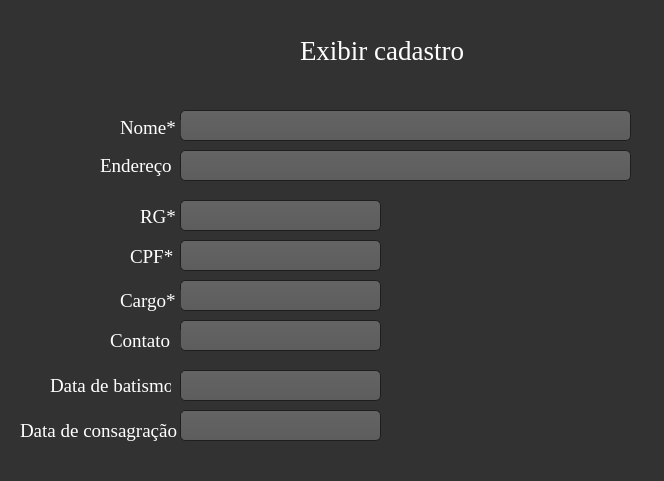
<?xml version="1.0" encoding="UTF-8"?>
<ui version="4.0">
 <class>MainWindow</class>
 <widget class="QMainWindow" name="MainWindow">
  <property name="geometry">
   <rect>
    <x>0</x>
    <y>0</y>
    <width>664</width>
    <height>481</height>
   </rect>
  </property>
  <property name="windowTitle">
   <string>PESQUISAR MEMBRO</string>
  </property>
  <property name="styleSheet">
   <string notr="true"/>
  </property>
  <widget class="QWidget" name="centralwidget">
   <widget class="QWidget" name="janela1" native="true">
    <property name="geometry">
     <rect>
      <x>-1</x>
      <y>-1</y>
      <width>661</width>
      <height>581</height>
     </rect>
    </property>
    <property name="styleSheet">
     <string notr="true">
background-color: rgb(45, 45, 45);</string>
    </property>
    <widget class="QPushButton" name="btn_ok">
     <property name="geometry">
      <rect>
       <x>220</x>
       <y>50</y>
       <width>51</width>
       <height>21</height>
      </rect>
     </property>
     <property name="styleSheet">
      <string notr="true">background-color: rgb(159, 5, 33);
border-radius: 10px;</string>
     </property>
     <property name="text">
      <string>Pesquisa</string>
     </property>
    </widget>
    <widget class="QLineEdit" name="le_cpf">
     <property name="geometry">
      <rect>
       <x>50</x>
       <y>10</y>
       <width>231</width>
       <height>31</height>
      </rect>
     </property>
     <property name="font">
      <font>
       <family>Times New Roman</family>
       <pointsize>14</pointsize>
      </font>
     </property>
     <property name="styleSheet">
      <string notr="true">border-radius: 10px;
background: rgb(255, 255, 255);</string>
     </property>
     <property name="inputMask">
      <string>&gt;999.999.999-99;X</string>
     </property>
    </widget>
    <widget class="QLabel" name="label">
     <property name="geometry">
      <rect>
       <x>20</x>
       <y>10</y>
       <width>31</width>
       <height>31</height>
      </rect>
     </property>
     <property name="font">
      <font>
       <family>Times New Roman</family>
       <pointsize>10</pointsize>
       <weight>75</weight>
       <bold>true</bold>
      </font>
     </property>
     <property name="styleSheet">
      <string notr="true">color: rgb(255, 255, 255);</string>
     </property>
     <property name="text">
      <string>CPF:</string>
     </property>
    </widget>
    <zorder>le_cpf</zorder>
    <zorder>btn_ok</zorder>
    <zorder>label</zorder>
   </widget>
   <widget class="QWidget" name="janela2" native="true">
    <property name="geometry">
     <rect>
      <x>0</x>
      <y>0</y>
      <width>671</width>
      <height>571</height>
     </rect>
    </property>
    <property name="accessibleName">
     <string/>
    </property>
    <property name="styleSheet">
     <string notr="true">  background-color: #323232;</string>
    </property>
    <widget class="QLabel" name="label_3">
     <property name="geometry">
      <rect>
       <x>100</x>
       <y>150</y>
       <width>91</width>
       <height>31</height>
      </rect>
     </property>
     <property name="font">
      <font>
       <family>Times New Roman</family>
       <pointsize>14</pointsize>
      </font>
     </property>
     <property name="styleSheet">
      <string notr="true">color: rgb(255, 255, 255);</string>
     </property>
     <property name="text">
      <string>Endereço</string>
     </property>
    </widget>
    <widget class="QLineEdit" name="le_cargo">
     <property name="geometry">
      <rect>
       <x>180</x>
       <y>280</y>
       <width>201</width>
       <height>31</height>
      </rect>
     </property>
     <property name="styleSheet">
      <string notr="true">   background-color: QLinearGradient( x1: 0, y1: 0, x2: 0, y2: 1, stop: 0 #4d4d4d, stop: 0 #646464, stop: 1 #5d5d5d);
    padding: 1px;
    border-style: solid;
    border: 1px solid #1e1e1e;
    border-radius: 5;
color: rgb(255, 255, 255);</string>
     </property>
     <property name="readOnly">
      <bool>true</bool>
     </property>
    </widget>
    <widget class="QLabel" name="label_5">
     <property name="geometry">
      <rect>
       <x>20</x>
       <y>420</y>
       <width>161</width>
       <height>21</height>
      </rect>
     </property>
     <property name="font">
      <font>
       <family>Times New Roman</family>
       <pointsize>14</pointsize>
      </font>
     </property>
     <property name="styleSheet">
      <string notr="true">color: rgb(255, 255, 255);</string>
     </property>
     <property name="text">
      <string>Data de consagração</string>
     </property>
    </widget>
    <widget class="QLabel" name="label_2">
     <property name="geometry">
      <rect>
       <x>300</x>
       <y>30</y>
       <width>171</width>
       <height>41</height>
      </rect>
     </property>
     <property name="font">
      <font>
       <family>Times New Roman</family>
       <pointsize>20</pointsize>
      </font>
     </property>
     <property name="styleSheet">
      <string notr="true">color: rgb(255, 255, 255);</string>
     </property>
     <property name="text">
      <string>Exibir cadastro</string>
     </property>
    </widget>
    <widget class="QLineEdit" name="le_nome">
     <property name="geometry">
      <rect>
       <x>180</x>
       <y>110</y>
       <width>451</width>
       <height>31</height>
      </rect>
     </property>
     <property name="styleSheet">
      <string notr="true">   background-color: QLinearGradient( x1: 0, y1: 0, x2: 0, y2: 1, stop: 0 #4d4d4d, stop: 0 #646464, stop: 1 #5d5d5d);
    padding: 1px;
    border-style: solid;
    border: 1px solid #1e1e1e;
    border-radius: 5;
color: rgb(255, 255, 255);</string>
     </property>
     <property name="readOnly">
      <bool>true</bool>
     </property>
    </widget>
    <widget class="QLabel" name="label_6">
     <property name="geometry">
      <rect>
       <x>140</x>
       <y>210</y>
       <width>47</width>
       <height>13</height>
      </rect>
     </property>
     <property name="font">
      <font>
       <family>Times New Roman</family>
       <pointsize>14</pointsize>
      </font>
     </property>
     <property name="styleSheet">
      <string notr="true">color: rgb(255, 255, 255);</string>
     </property>
     <property name="text">
      <string>RG*</string>
     </property>
    </widget>
    <widget class="QLabel" name="label_8">
     <property name="geometry">
      <rect>
       <x>120</x>
       <y>290</y>
       <width>61</width>
       <height>21</height>
      </rect>
     </property>
     <property name="font">
      <font>
       <family>Times New Roman</family>
       <pointsize>14</pointsize>
      </font>
     </property>
     <property name="styleSheet">
      <string notr="true">color: rgb(255, 255, 255);</string>
     </property>
     <property name="text">
      <string>Cargo*</string>
     </property>
    </widget>
    <widget class="QLineEdit" name="le_contato">
     <property name="geometry">
      <rect>
       <x>180</x>
       <y>320</y>
       <width>201</width>
       <height>31</height>
      </rect>
     </property>
     <property name="styleSheet">
      <string notr="true">   background-color: QLinearGradient( x1: 0, y1: 0, x2: 0, y2: 1, stop: 0 #4d4d4d, stop: 0 #646464, stop: 1 #5d5d5d);
    padding: 1px;
    border-style: solid;
    border: 1px solid #1e1e1e;
    border-radius: 5;
color: rgb(255, 255, 255);</string>
     </property>
     <property name="readOnly">
      <bool>true</bool>
     </property>
    </widget>
    <widget class="QLineEdit" name="le_d_bat">
     <property name="geometry">
      <rect>
       <x>180</x>
       <y>370</y>
       <width>201</width>
       <height>31</height>
      </rect>
     </property>
     <property name="styleSheet">
      <string notr="true">   background-color: QLinearGradient( x1: 0, y1: 0, x2: 0, y2: 1, stop: 0 #4d4d4d, stop: 0 #646464, stop: 1 #5d5d5d);
    padding: 1px;
    border-style: solid;
    border: 1px solid #1e1e1e;
    border-radius: 5;
color: rgb(255, 255, 255);</string>
     </property>
     <property name="readOnly">
      <bool>true</bool>
     </property>
    </widget>
    <widget class="QLabel" name="label_9">
     <property name="geometry">
      <rect>
       <x>110</x>
       <y>330</y>
       <width>71</width>
       <height>21</height>
      </rect>
     </property>
     <property name="font">
      <font>
       <family>Times New Roman</family>
       <pointsize>14</pointsize>
      </font>
     </property>
     <property name="styleSheet">
      <string notr="true">color: rgb(255, 255, 255);</string>
     </property>
     <property name="text">
      <string>Contato</string>
     </property>
    </widget>
    <widget class="QLineEdit" name="le_endereco">
     <property name="geometry">
      <rect>
       <x>180</x>
       <y>150</y>
       <width>451</width>
       <height>31</height>
      </rect>
     </property>
     <property name="styleSheet">
      <string notr="true">   background-color: QLinearGradient( x1: 0, y1: 0, x2: 0, y2: 1, stop: 0 #4d4d4d, stop: 0 #646464, stop: 1 #5d5d5d);
    padding: 1px;
    border-style: solid;
    border: 1px solid #1e1e1e;
    border-radius: 5;
color: rgb(255, 255, 255);</string>
     </property>
     <property name="readOnly">
      <bool>true</bool>
     </property>
    </widget>
    <widget class="QLabel" name="label_4">
     <property name="geometry">
      <rect>
       <x>120</x>
       <y>120</y>
       <width>61</width>
       <height>16</height>
      </rect>
     </property>
     <property name="font">
      <font>
       <family>Times New Roman</family>
       <pointsize>14</pointsize>
      </font>
     </property>
     <property name="styleSheet">
      <string notr="true">color: rgb(255, 255, 255);</string>
     </property>
     <property name="text">
      <string>Nome*</string>
     </property>
    </widget>
    <widget class="QLineEdit" name="le_rg">
     <property name="geometry">
      <rect>
       <x>180</x>
       <y>200</y>
       <width>201</width>
       <height>31</height>
      </rect>
     </property>
     <property name="styleSheet">
      <string notr="true">   background-color: QLinearGradient( x1: 0, y1: 0, x2: 0, y2: 1, stop: 0 #4d4d4d, stop: 0 #646464, stop: 1 #5d5d5d);
    padding: 1px;
    border-style: solid;
    border: 1px solid #1e1e1e;
    border-radius: 5;
color: rgb(255, 255, 255);</string>
     </property>
     <property name="readOnly">
      <bool>true</bool>
     </property>
    </widget>
    <widget class="QLineEdit" name="le_cpf_2">
     <property name="geometry">
      <rect>
       <x>180</x>
       <y>240</y>
       <width>201</width>
       <height>31</height>
      </rect>
     </property>
     <property name="styleSheet">
      <string notr="true">   background-color: QLinearGradient( x1: 0, y1: 0, x2: 0, y2: 1, stop: 0 #4d4d4d, stop: 0 #646464, stop: 1 #5d5d5d);
    padding: 1px;
    border-style: solid;
    border: 1px solid #1e1e1e;
    border-radius: 5;
color: rgb(255, 255, 255);</string>
     </property>
     <property name="readOnly">
      <bool>true</bool>
     </property>
    </widget>
    <widget class="QLineEdit" name="le_d_con">
     <property name="geometry">
      <rect>
       <x>180</x>
       <y>410</y>
       <width>201</width>
       <height>31</height>
      </rect>
     </property>
     <property name="styleSheet">
      <string notr="true">   background-color: QLinearGradient( x1: 0, y1: 0, x2: 0, y2: 1, stop: 0 #4d4d4d, stop: 0 #646464, stop: 1 #5d5d5d);
    padding: 1px;
    border-style: solid;
    border: 1px solid #1e1e1e;
    border-radius: 5;
color: rgb(255, 255, 255);</string>
     </property>
     <property name="readOnly">
      <bool>true</bool>
     </property>
    </widget>
    <widget class="QLabel" name="label_7">
     <property name="geometry">
      <rect>
       <x>50</x>
       <y>370</y>
       <width>121</width>
       <height>31</height>
      </rect>
     </property>
     <property name="font">
      <font>
       <family>Times New Roman</family>
       <pointsize>14</pointsize>
      </font>
     </property>
     <property name="styleSheet">
      <string notr="true">color: rgb(255, 255, 255);</string>
     </property>
     <property name="text">
      <string>Data de batismo</string>
     </property>
    </widget>
    <widget class="QLabel" name="label_10">
     <property name="geometry">
      <rect>
       <x>130</x>
       <y>250</y>
       <width>47</width>
       <height>13</height>
      </rect>
     </property>
     <property name="font">
      <font>
       <family>Times New Roman</family>
       <pointsize>14</pointsize>
      </font>
     </property>
     <property name="styleSheet">
      <string notr="true">color: rgb(255, 255, 255);</string>
     </property>
     <property name="text">
      <string>CPF*</string>
     </property>
    </widget>
   </widget>
  </widget>
 </widget>
 <resources/>
 <connections/>
</ui>
